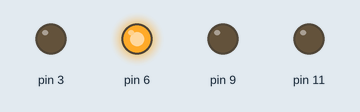
The sketch below on a simulated Arduino Uno, built with avr-gcc and run on an emulated ATmega328P. Parts: output pins drawn as LEDs (lit = HIGH).

Above: at 0.05 s.
At 0.55 s:
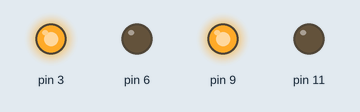
At 0.75 s:
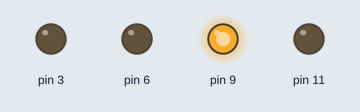
At 1.45 s:
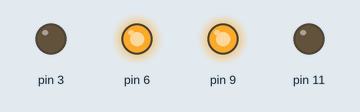
At 2.15 s:
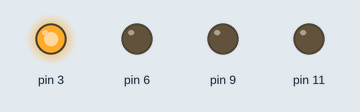
At 2.85 s:
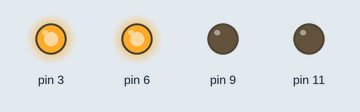
Timing chart, 0 to 3.1 s (numbered marks = the images above):
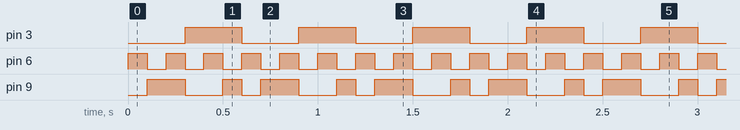

Measured:
- by itself, pin 3: alternates HIGH for 0.30 s and LOW for 0.30 s
- by itself, pin 6: alternates HIGH for 0.10 s and LOW for 0.10 s
- by itself, pin 9: repeats every 0.60 s: LOW 0.20 s, HIGH 0.10 s, LOW 0.10 s, HIGH 0.20 s

The sketch:

parade.ino
```cpp
void setup() {
  Serial.begin(9600);
  pinMode(3, OUTPUT);
  pinMode(9, OUTPUT);
  pinMode(6, OUTPUT);
  pinMode(11, OUTPUT);

}

void loop() {
    digitalWrite(3, 0);
    digitalWrite(9, 0);
    digitalWrite(6, 1);
    delay(100);
    digitalWrite(3, 0);
    digitalWrite(9, 1);
    digitalWrite(6, 0);
    delay(100);
    digitalWrite(3, 0);
    digitalWrite(9, 1);
    digitalWrite(6, 1);
    delay(100);
    digitalWrite(3, 1);
    digitalWrite(9, 0);
    digitalWrite(6, 0);
    delay(100);
    digitalWrite(3, 1);
    digitalWrite(9, 0);
    digitalWrite(6, 1);
    delay(100);
    digitalWrite(3, 1);
    digitalWrite(9, 1);
    digitalWrite(6, 0);
    delay(100);
}
```
